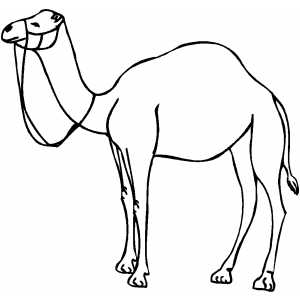
%> input picture pictures/Camel.jpeg, 300 x 300 px
$ octave --eval "result = makeImageReady('pictures/Camel.jpeg');"   (GNU Octave 9; MATLAB toolbox functions it lacks are replaced by stand-ins)
%> lines starting %> are read from the running program, lines starting %| are printed output that depends on the picture; in (x1, y1, x2, y2) boxes, pixels count from 0 and x2, y2 are one past the last pixel; in counts of white or black regions, pixels touching at a corner belong together; the program's own positions count from 1
function [BW, height, width]=makeImageReady(picture)
%> called with picture = 'pictures/Camel.jpeg'
    I = imread(picture);
%> I is the input picture: size 300x300x3 uint8; min 0, max 255, mean 237.7

    I = imresize(I, [300 300]);

    I2 = rgb2gray(I);

    BW = ~imbinarize(I2);
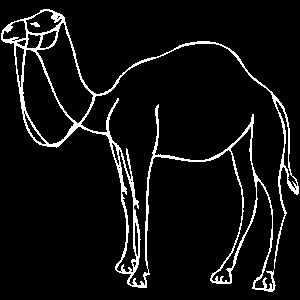
%> BW: size 300x300 logical; 6.7% white in thin lines or dots

    rndNum=randi(4);
    switch rndNum
        case 1
            x1=200;x2=200;x3=400;x4=400;
        case 2
            x1=200;x2=400;x3=400;x4=200;
        case 3
            x1=400;x2=200;x3=200;x4=400;
        case 4
            x1=400;x2=400;x3=200;x4=200;
    end

    BW = padarray(BW,[x1 x2],'replicate','pre');
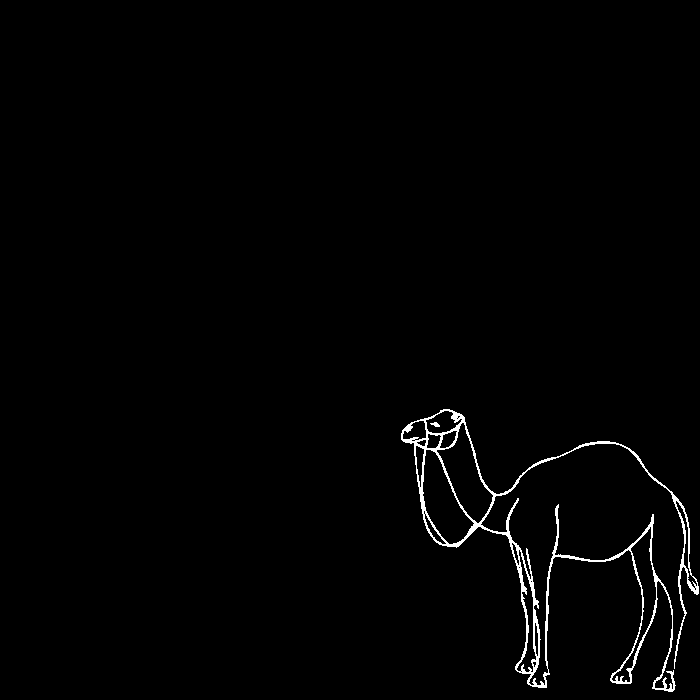
%> BW: size 700x700 logical; 1.2% white in thin lines or dots, all inside (x1, y1, x2, y2) = (401, 409, 699, 692)
    BW = padarray(BW,[x3 x4],'replicate','post');
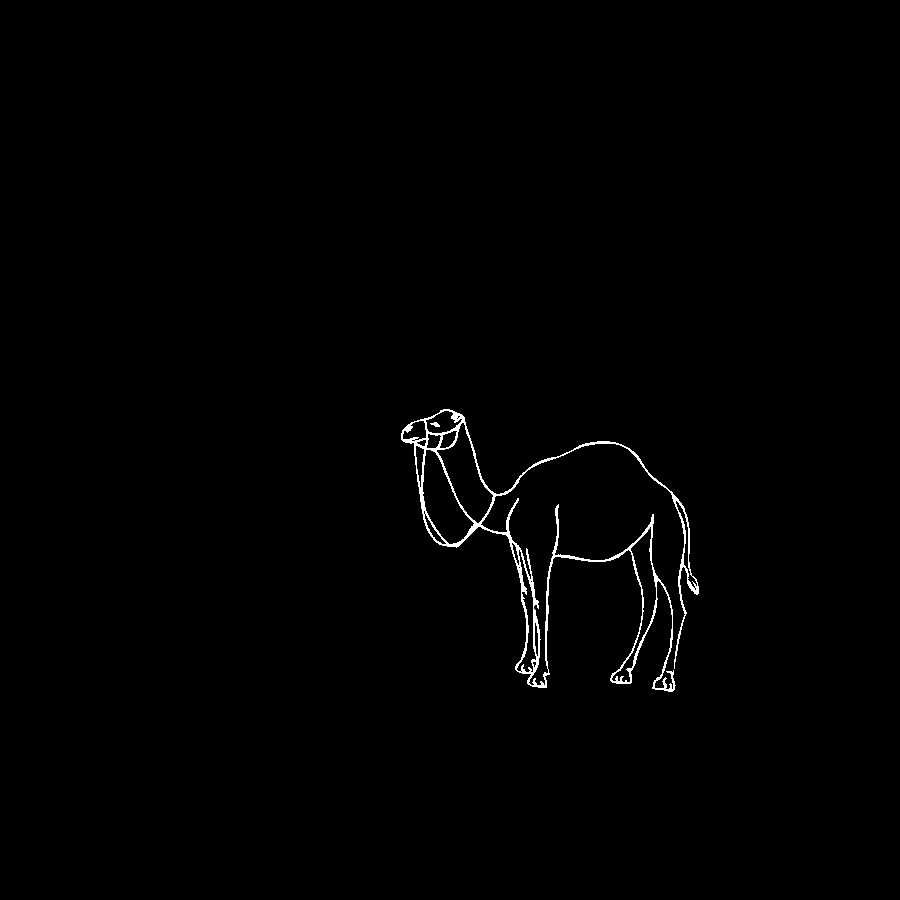
%> BW: size 900x900 logical; 0.74% white in thin lines or dots, all inside (x1, y1, x2, y2) = (401, 409, 699, 692)
    [height, width, ~] = size(BW);
%> height = 900; width = 900
end

$ run again, on pictures/Penguin.jpg
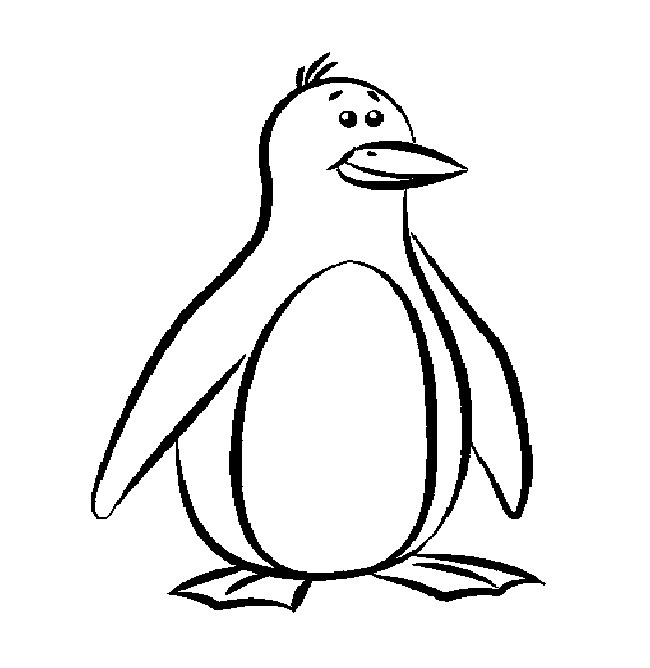
%> input picture pictures/Penguin.jpg, 650 x 668 px
%> in makeImageReady, I is the input picture: size 668x650x3 uint8; min 0, max 255, mean 237.2
%> I: size 300x300x3 uint8
%> in makeImageReady, `BW = ~imbinarize(I2);`:
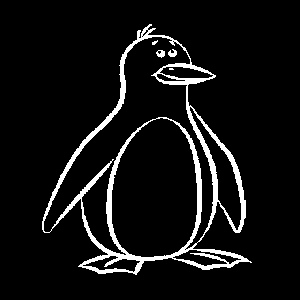
%> BW: size 300x300 logical; 7.1% white; 5 white regions (2 under 20 px), largest, box (x1, y1, x2, y2) and area: (42, 24, 252, 275) 6271, (168, 49, 177, 57) 47, (156, 50, 165, 58) 47
%> in makeImageReady, `BW = padarray(BW,[x3 x4],'replicate','post');`:
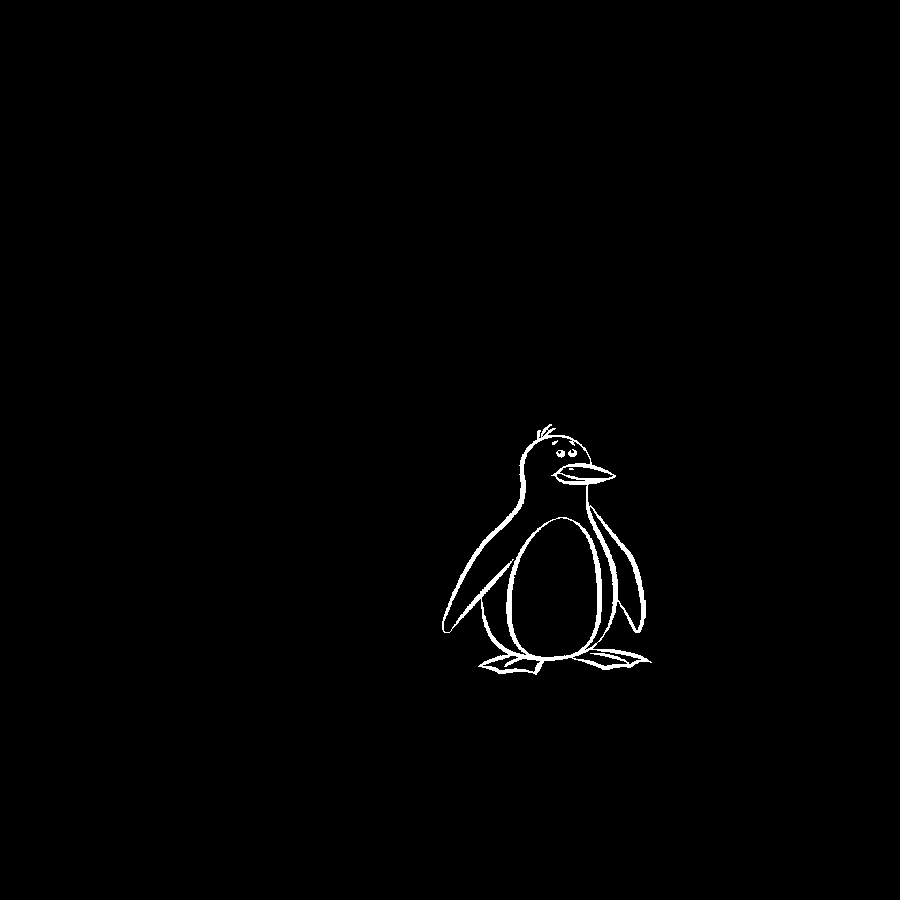
%> BW: size 900x900 logical; 0.79% white; 5 white regions (2 under 20 px), largest, box (x1, y1, x2, y2) and area: (442, 424, 652, 675) 6271, (568, 449, 577, 457) 47, (556, 450, 565, 458) 47

$ run again, on pictures/airplane3.jpg
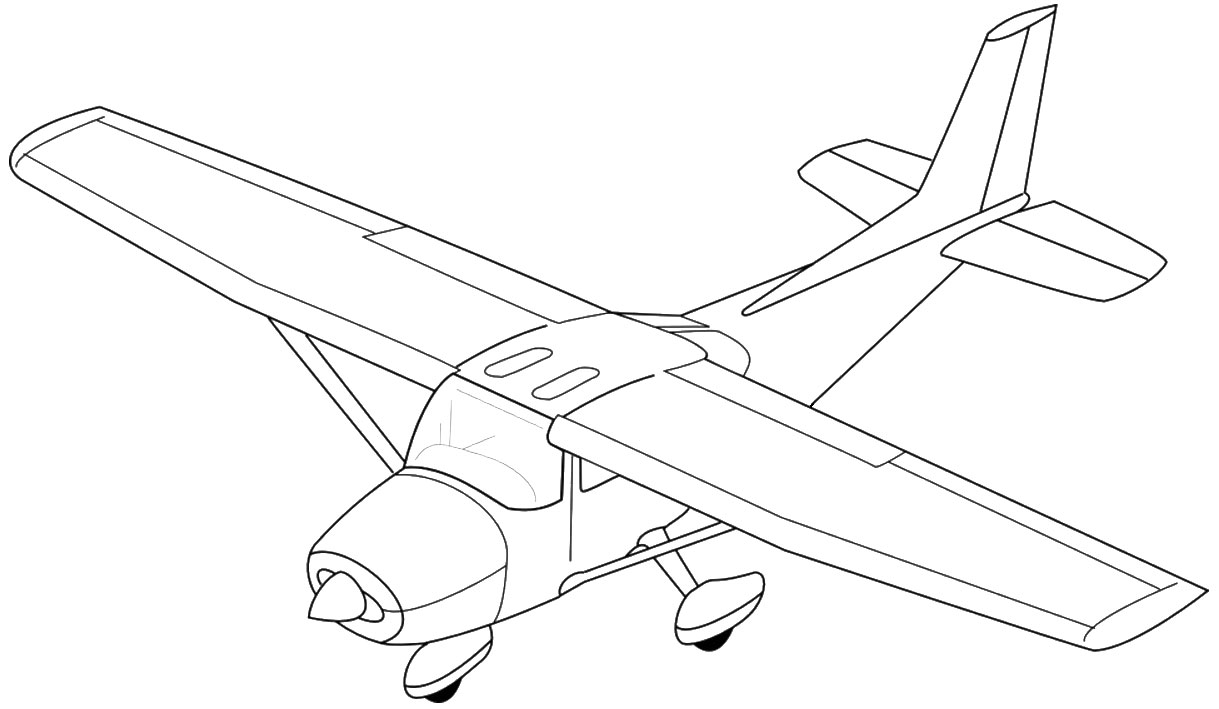
%> input picture pictures/airplane3.jpg, 1219 x 709 px
%> in makeImageReady, I is the input picture: size 709x1219x3 uint8; min 0, max 255, mean 247.9
%> in makeImageReady, `I = imresize(I, [300 300]);`:
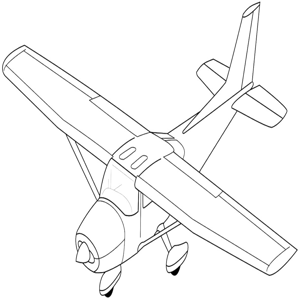
%> I: size 300x300x3 uint8; min 0, max 255, mean 247.6
%> in makeImageReady, `BW = padarray(BW,[x3 x4],'replicate','post');`:
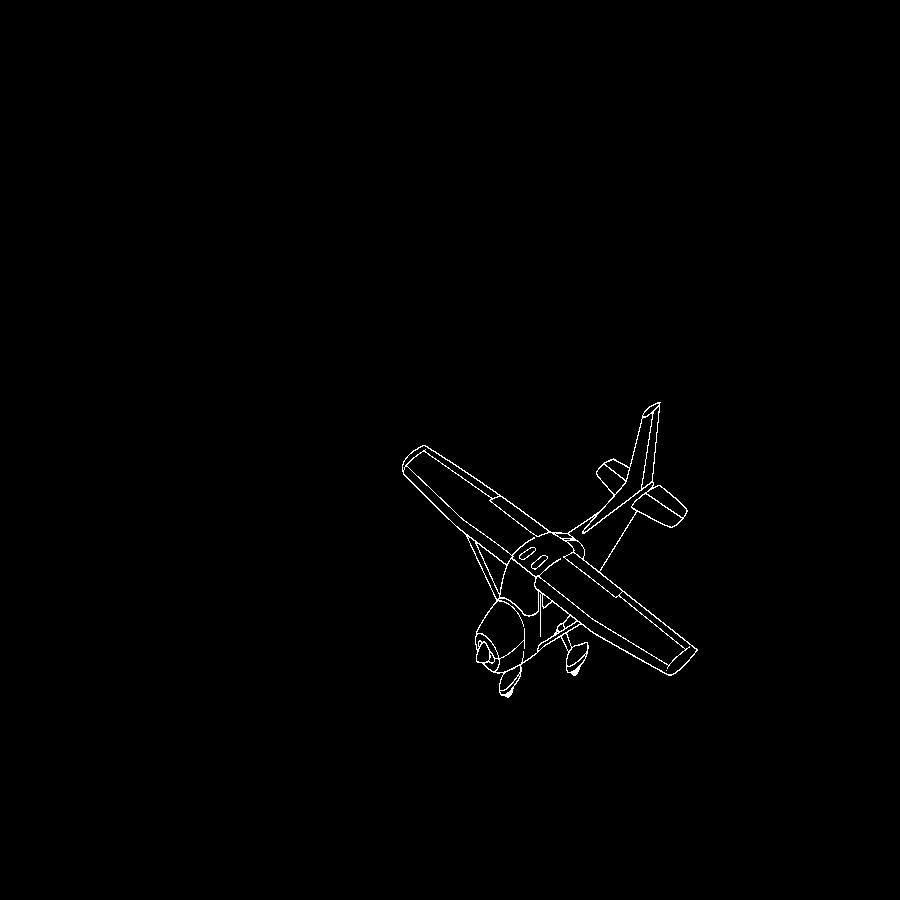
%> BW: size 900x900 logical; 0.55% white in thin lines or dots, all inside (x1, y1, x2, y2) = (402, 402, 698, 698)

$ run again, on pictures/apple.jpg
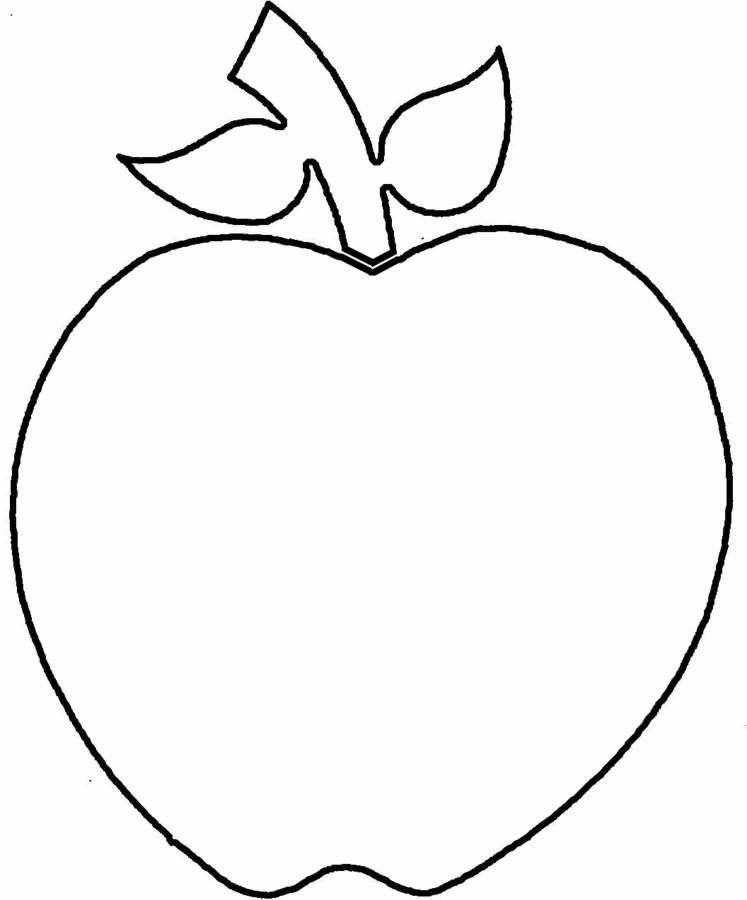
%> input picture pictures/apple.jpg, 1494 x 1800 px (shown at 1/2 size)
%> in makeImageReady, I is the input picture: size 1800x1494x3 uint8; min 0, max 255, mean 244.6
%> in makeImageReady, `I = imresize(I, [300 300]);`:
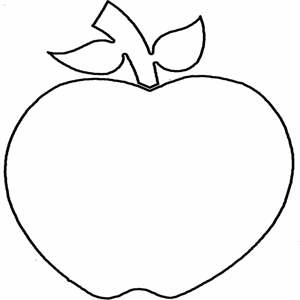
%> I: size 300x300x3 uint8; min 0, max 255, mean 244.6
%> in makeImageReady, `BW = padarray(BW,[x3 x4],'replicate','post');`:
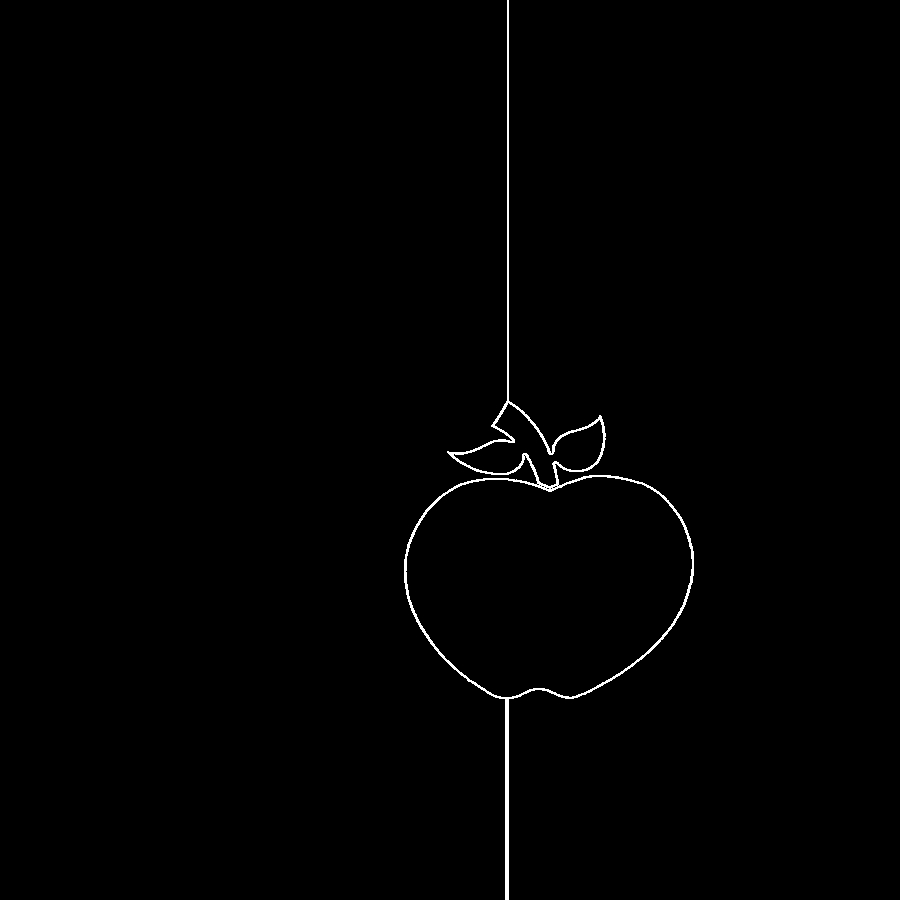
%> BW: size 900x900 logical; 0.63% white in thin lines or dots, all inside (x1, y1, x2, y2) = (404, 0, 694, 900)
